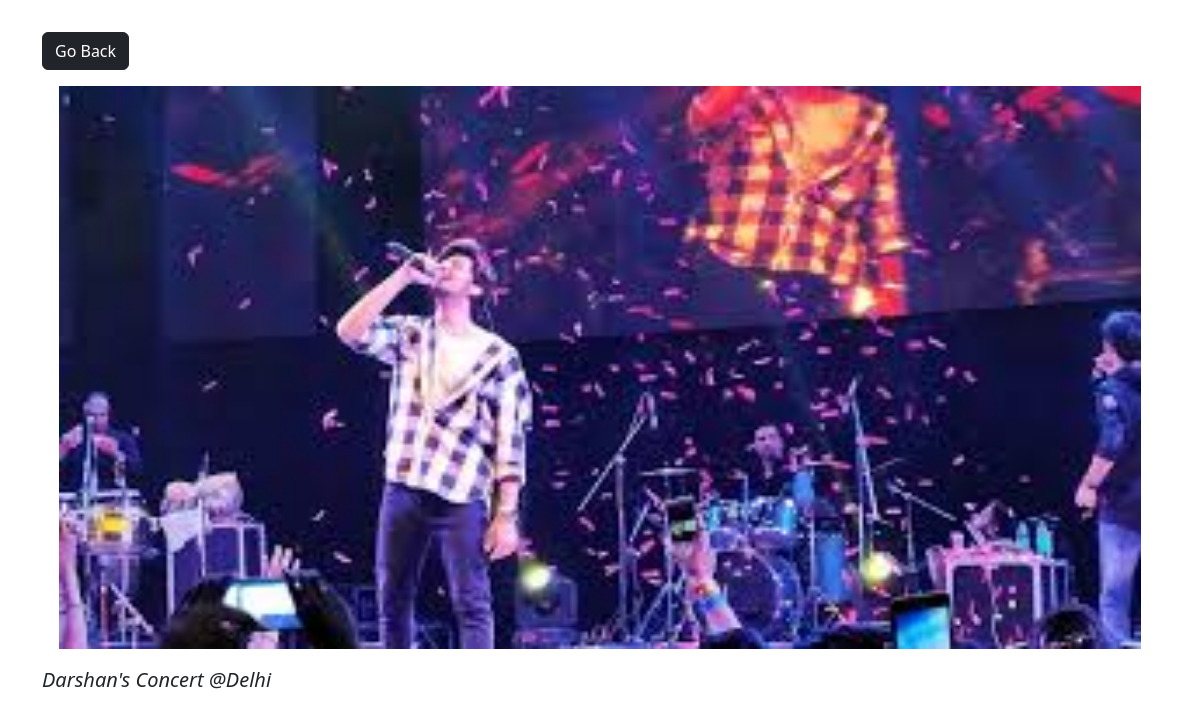
Page /photo/10 on the committed database.
### snaps/models.py (models this page shows, shortened)
class Photo(models.Model):
    category = models.ForeignKey(Category, on_delete=models.SET_NULL, null=True, blank=True)
    image = models.ImageField(null=False, blank=False)
    description = models.TextField(null=False, blank=False)

### snaps/views.py (the view)
# urls.py: path('photo/<str:pk>', views.viewPhoto, name='viewPhoto'),
def viewPhoto(request, pk):
    photo = Photo.objects.get(id=pk)
    return render(request, 'snaps/photo.html', {'photo': photo})

### snaps/templates/snaps/photo.html (shortened to what this page needs)
<!DOCTYPE html>
<html lang="en">
<head>
    <link href="https://cdn.jsdelivr.net/npm/bootstrap@5.3.1/dist/css/bootstrap.min.css"
        rel="stylesheet"
>
</head>
<body class="m-3">
    <div class="container">
        <div class="row justify-content-center">
            <div class="col">
                <a class="btn btn-dark my-3" href="{% url 'gallery' %}">Go Back</a>
                <div style="height: 80vh;">
                    <img src="{{photo.image.url}}"
                        class="card-img-top mb-2" alt="..." style="max-height: 88%; max-width: 100%; object-fit: contain">
                    <p class="fs-5 py-2 fst-italic lh-base">{{photo.description | title}}</p>
                </div>
            </div>
        </div>
    </div>
</body>
</html>

### rows in the picture
Photo: image (picture), description "Darshan's Concert @Delhi"
